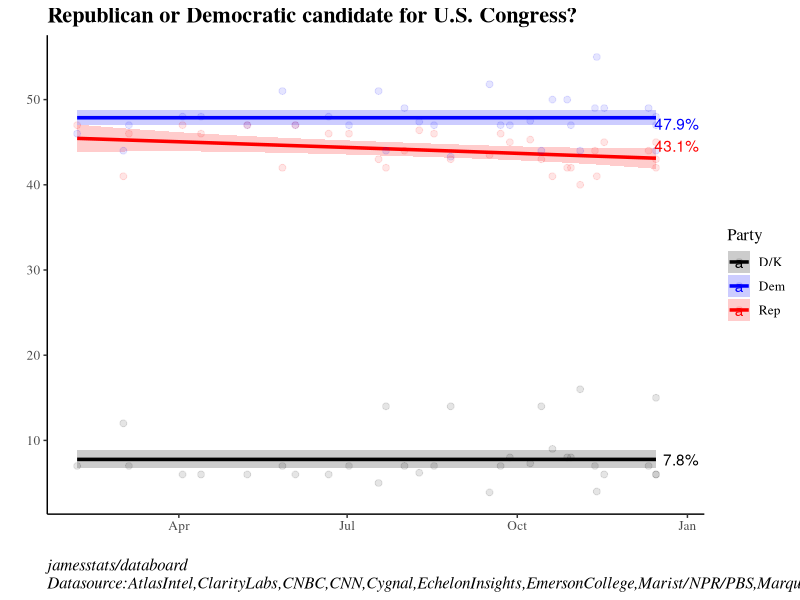

Write the R code that produced this figure.
## ---- chunk 1
knitr::opts_chunk$set(echo = TRUE)
## ---- chunk 2
library(ggplot2) 
library(dplyr)
library(readxl)
library(ggrepel)
library(mgcv)

# Load Data
df_gb <- read_excel("data/genericballot.xlsx")
df_gb$Date <- as.Date(df_gb$Date)

# Weighted Smoothing
trend_gam <- df_gb %>%
  filter(!is.na(Party), !is.na(Share)) %>%
  group_by(Party) %>%
  group_modify(~{
    x_num <- as.numeric(.x$Date)
    # Applying Sample_Size as weight
    gam_fit <- gam(Share ~ s(x_num, k = 20, bs = "cs"), weights = .x$Sample_Size, data = .x, method = "REML")
    preds <- predict(gam_fit, se.fit = TRUE)
    .x$Smoothed <- preds$fit
    .x$UpperCI <- preds$fit + 1.96 * preds$se.fit
    .x$LowerCI <- preds$fit - 1.96 * preds$se.fit
    .x
  })

latest_points <- trend_gam %>% group_by(Party) %>% filter(Date == max(Date)) %>% slice(1)

# Plot
ggplot(trend_gam, aes(x = Date, y = Smoothed, color = Party)) +
  geom_ribbon(aes(ymin = LowerCI, ymax = UpperCI, fill = Party), alpha = 0.2, color = NA) +
  geom_line(linewidth = 1.2) +
  geom_point(aes(y = Share), size = 2, alpha = 0.1) +
  geom_text_repel(data = latest_points, aes(label = paste0(round(Smoothed, 1), "%")), nudge_x = 10) +
  scale_color_manual(values = c("Dem" = 'blue', "Rep" = 'red', "D/K" = 'black')) +
  scale_fill_manual(values = c("Dem" = 'blue', "Rep" = 'red', "D/K" = 'black')) +
  theme_classic() +
  labs(title = "Republican or Democratic candidate for U.S. Congress?", y = "", x = "",caption = 'jamesstats/databoard\nDatasource:AtlasIntel,ClarityLabs,CNBC,CNN,Cygnal,EchelonInsights,EmersonCollege,Marist/NPR/PBS,MarquetteLaw,NBCNews,NYT/SIENA,Quinnipiac')+
  theme(plot.caption = element_text(hjust = 0,size=12,face="italic"),
        plot.title = element_text(hjust = 0,size=16,face="bold",color = "black",
                                  family = "serif"),
  text = element_text(family = "serif",size=12,color = "black"))   
